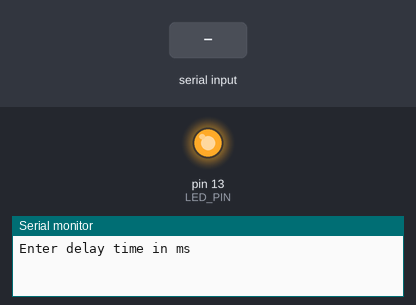
This sketch was run on a simulated Arduino Uno, built with avr-gcc and run on an emulated ATmega328P. On the bench: output pins drawn as LEDs (lit = HIGH), the last lines printed to the serial monitor. The test bench sets the inputs (shaded band).

Above: at 1.2 s.
1.3 s: "90,45\n" received over Serial
At 7.3 s:
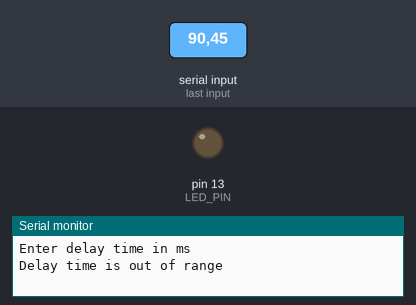
Timing chart, 0 to 10.3 s (numbered marks = the images above; inputs shaded):
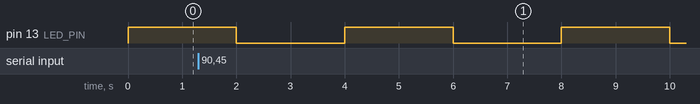

Measured:
- by itself, pin 13 (LED_PIN): alternates HIGH for 2.0 s and LOW for 2.0 s

The sketch:

sketch_5.1_blinkingled_withifstatement.ino
```cpp
#define LED_PIN 13 // this defines the pin in the code as 13 sop instead of writing LED_PIN everywhere we use 13
int delayTime = 2000;

void setup() {
  //setting up baud rate
  Serial.begin(115200);
  while (!Serial) {
    ;
  }
  pinMode (LED_PIN, OUTPUT); // this meas that the pin specified by LED_PIN will be an output pin such as turning leds on and off
  Serial.println("Enter delay time in ms");


}

void loop() {
  // for input of messages use if (Serial.available())
  if (Serial.available() > 0) {
    int newDelayTime = Serial.parseInt();
    if (newDelayTime >= 100 && newDelayTime <= 400) {
      delayTime = newDelayTime;
      Serial.println("New delay time has been set to:");
      Serial.println(newDelayTime);
    }
    else {
      Serial.println("Delay time is out of range");
    }
  }
  // in order to turn the LED on:
  digitalWrite(LED_PIN, HIGH);
  // wait 2000 milliseconds (2 seconds)
  delay(delayTime);
  // after 2 seconds, turn led off
  digitalWrite(LED_PIN, LOW);
  // wait another 2 seconds before loop turns LED back on
  delay(delayTime);


}
```
